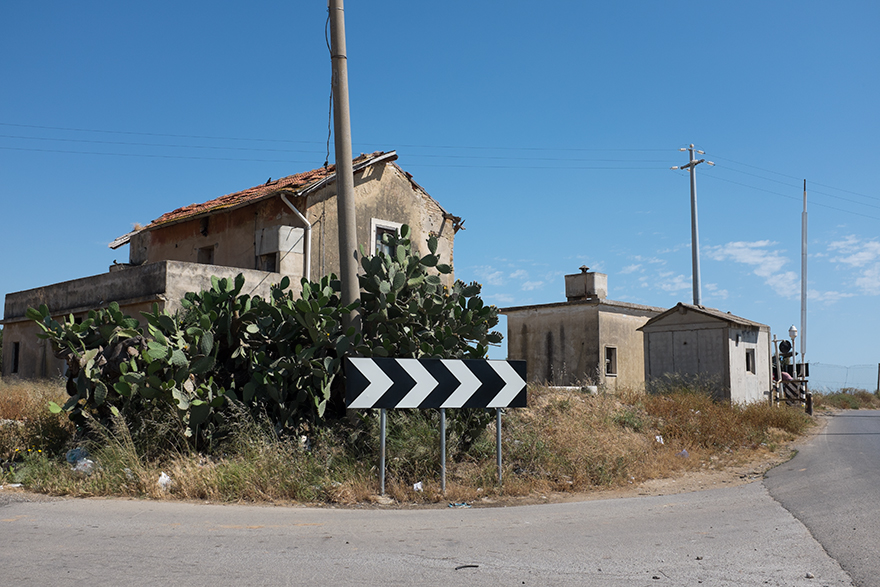
%> input picture Matlab code/DSP/Lab2_image_compression/building.jpg, 880 x 587 px
$ octave --eval "dap1;"   (GNU Octave 9; MATLAB toolbox functions it lacks are replaced by stand-ins)
%> lines starting %> are read from the running program, lines starting %| are printed output that depends on the picture
### Matlab/Digital Signal Processing/Lab2_image_compression/read_image.m
function [I,J] = read_image()
%read the 512*512*uint8 image and set it as I.
try
fileID = fopen('filename.txt','r');
f1=(textscan(fileID,'%s'));
f2=char(f1{1,1});
fclose(fileID);
I=imread(f2);
J=I;
[m,n,o]=size(I);
if o>1
   I=rgb2gray(I);
end
if ((m~=512)||(n~=512))
    I=imresize(I,[512 512]);
end

catch
I=imread('building.jpg');
%> I is the input picture: size 587x880x3 uint8; mean R, G, B 103.9, 125.7, 142.3
J=I;
[m,n,o]=size(I);
%> m = 587; n = 880; o = 3
if o>1
   I=rgb2gray(I);
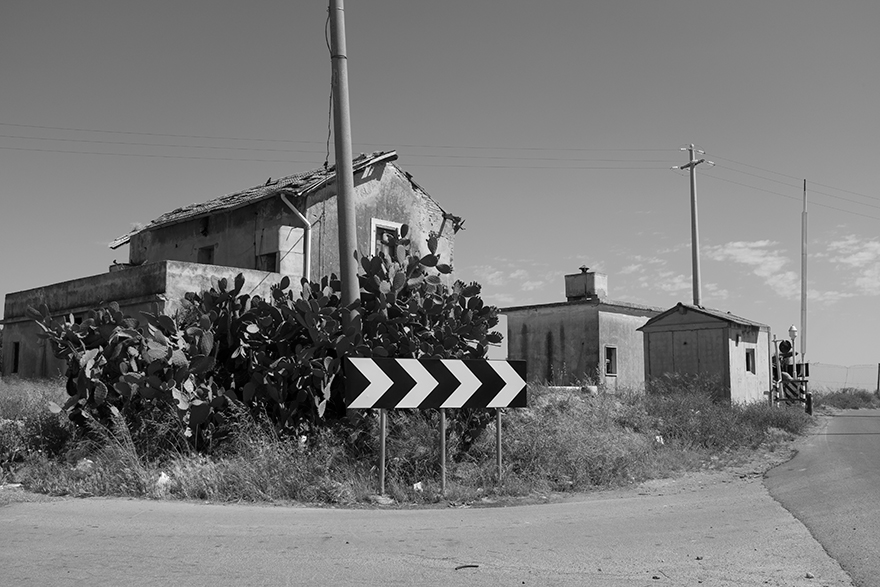
%> I: size 587x880 uint8; min 0, max 255, mean 121
end
if ((m~=512)||(n~=512))
    I=imresize(I,[512 512]);
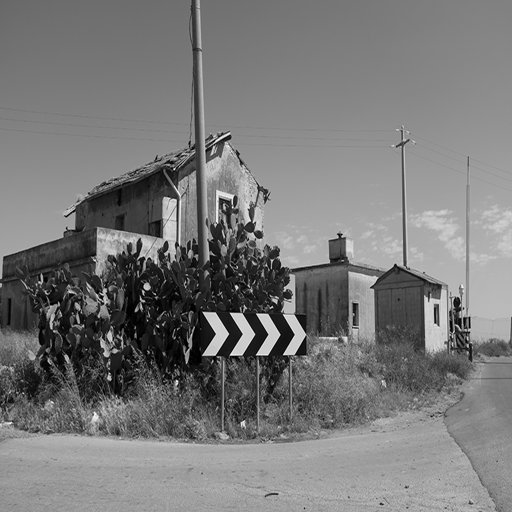
%> I: size 512x512 uint8; min 0, max 254, mean 121
end
end
end

### Matlab code/DSP/Lab2_image_compression/dap1.m
function [ ] = dap1()
%display alternative patternization 1
% k=importdata('dap1.mat');
% figure;
% cmap=contrast(k);
I = read_image();
I = im2double(I);
%> I: size 512x512 double
dct_I=dct2(I);
f=figure;
subplot(1,2,1);
imshow(I);
title('Original Patternization');
subplot(1,2,2);
imshow(log(abs(dct_I)),[]), colormap(gray);p=get(gca,'position');
%> after `imshow(log(abs(dct_I)),[])`:
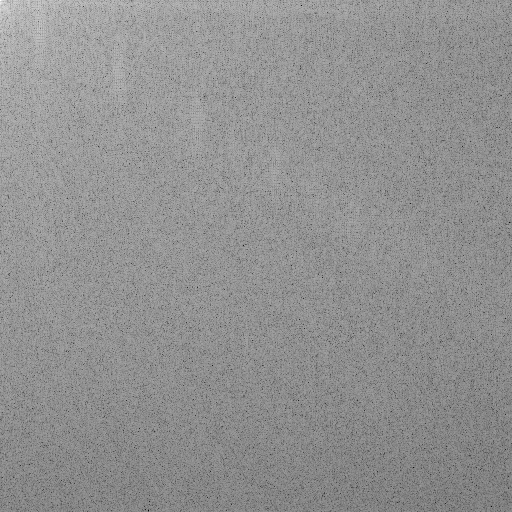
%> displayed picture: size 512x512, on the screen's scale of 0 to 255; min 0, max 255, mean 145.1
colorbar;
set(gca,'position',p);
annotation(f,'textarrow',[.468 .57],[.468 .47],'LineWidth',2);
k=annotation('textbox','String','Compute Full DCT','Position',[.5 .469 .01 .01],'LineStyle','none','FontSize',15);
% text([.48 .57],[.48 .47],'String','Divided into 8*8 blocks')
title('Alternative Patternization (DCT on whole image)');
suptitle('Computation of Alternative Patternization');
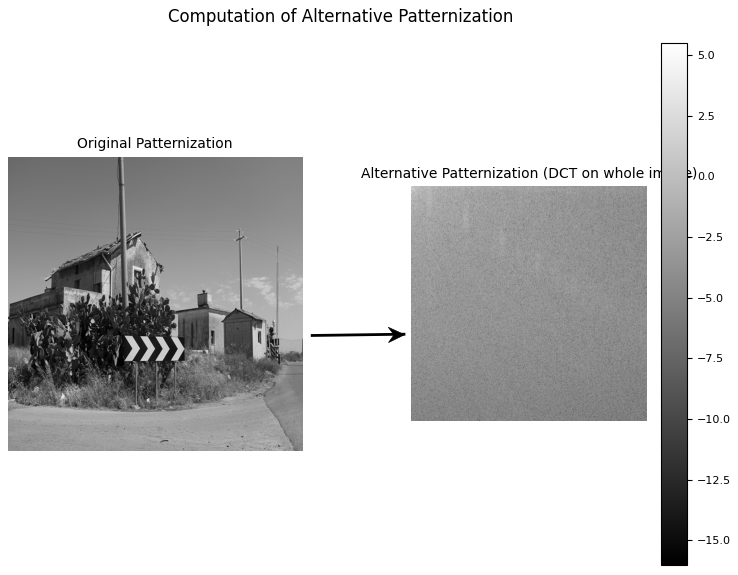
%> figure redrawn from the program's plot data, 3 panels

k=imread('dap1.jpg');
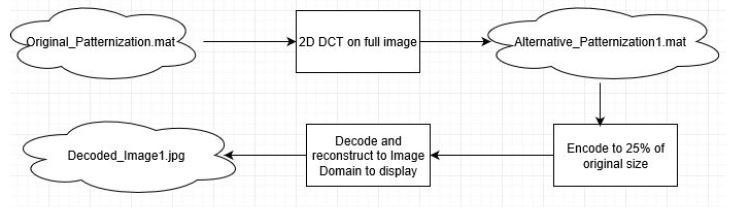
%> input picture Matlab code/DSP/Lab2_image_compression/dap1.jpg, 730 x 210 px
%> k is the input picture: size 210x730x3 uint8; min 0, max 255, mean 242.7
figure;
imshow(k);
title('Encoding and Decoding using Alternative Patternization 2 (DCT on whole image)');
save('Alternative_Patternization1.mat','dct_I');
end
